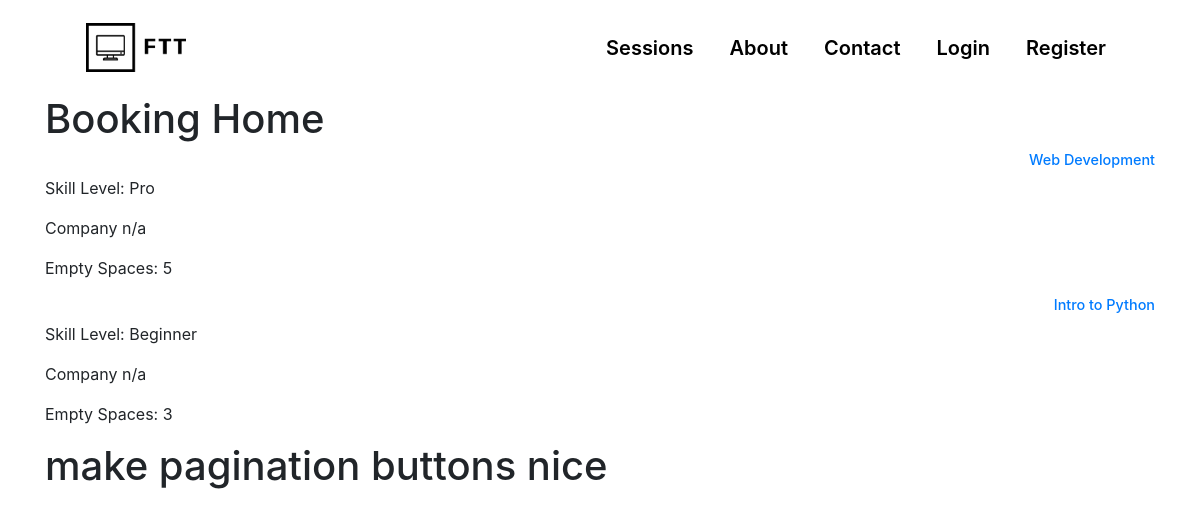
The app's page /bookings/, older data.
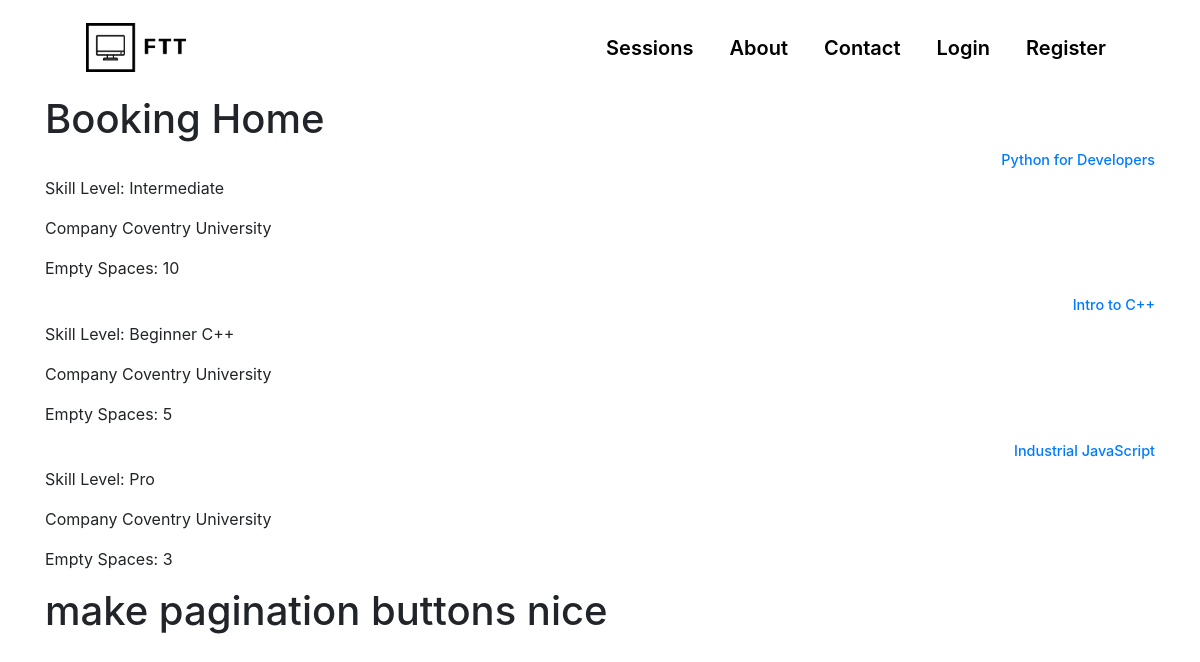
The same page, newer data.
### Bookings/models.py (models this page shows, shortened)
class Session(models.Model):
    skill = models.CharField(max_length = 100)
    description = models.TextField()
    spaces = models.IntegerField()
    title = models.CharField(max_length = 100)
    company = models.CharField(max_length = 100)
    teacher = models.ForeignKey(User, on_delete=models.CASCADE, default = 2) # foreign key user THIS WILL BE DELETED BECAUSE SESSION FK GOES IN USER
    logo = models.ImageField(default = 'python-19.png', upload_to='profile_pics', blank = False)

### Bookings/views.py (the view)
# urls.py: path('', SessionListView.as_view(), name='Bookings'), #replace with views.home
class SessionListView(ListView):
    model = Session
    template_name='Bookings/home.html' # what the browser looks for in class views
    context_object_name = 'session'
    ordering = ['-spaces'] # orders by descending spaces
    paginate_by = 4         #pagination

### Bookings/Templates/Bookings/home.html (shortened to what this page needs)
{% extends "Bookings/base.html" %}
{% load static %}
{% block css %}
<link rel="stylesheet" type="text/css" href="{% static 'Bookings/main.css' %}">
{% endblock css %}
{% block content %}
    <h1>Booking Home</h1>
    {% for class in session %}
        <h1><a href = "{% url 'details' class.id %}">{{ class.title}}</a></h1>
        <p>Skill Level: {{ class.skill }}</p>
        <p>Company {{ class.company }}</p>
        <p>Empty Spaces: {{ class.spaces }}</p>
    {% endfor %}
    <h1>make pagination buttons nice</h1>
{% endblock content %}

### Bookings/Templates/Bookings/base.html (shortened to what this page needs)
{% load static %}
<!DOCTYPE html>
<html>
<head>
  <link rel="stylesheet" type="text/css" href="{% static 'Bookings/main.css' %}">
  {% block css %}
  {% endblock %}
  <link rel="stylesheet" href="https://maxcdn.bootstrapcdn.com/bootstrap/4.3.1/css/bootstrap.min.css">
</head>
<body>
  <header>
    <nav class="navbar navbar-expand-lg">
      <a class="navbar-brand" href="{% url 'Home' %}">
        <img src="{% static 'image/logo_transparent.png' %}" class="d-inline-block align-top" alt=""
          style="width:120px;">
      </a>
      <div class=" collapse navbar-collapse" id="navbarNav">
        <ul class="navbar-nav">
          <li class="nav-item active">
            <a class="nav-link" href="{% url 'Bookings' %}">Sessions</a>
          </li>
          <li class="nav-item">
            <a class="nav-link" href="{% url 'About' %}">About</a>
          </li>
          <li class="nav-item">
            <a class="nav-link" href="{% url 'Contact' %}">Contact</a>
          </li>
          {% if user.is_authenticated %}
          <li class="nav-item">
            <a class="nav-link" href="{% url 'profile' %}">Profile</a>
          </li>
          <li class="nav-item">
            <a class="nav-link" href="{% url 'logout' %}">Logout</a>
          </li>
          {% else %}
          <li class="nav-item">
            <a class="nav-link" href="{% url 'login' %}">Login</a>
          </li>
          <li class="nav-item">
            <a class="nav-link" href="{% url 'register' %}">Register</a>
          </li>
          {% endif %}
        </ul>
      </div>
    </nav>
  </header>
  <div id="message", class="container">
    {% block content %}{% endblock %}
  </div>
</body>
</html>

### Bookings/static/Bookings/main.css (style rules this page uses)
* { margin: 0; padding: 0; border: 0; outline: 0; font-size: 100%; vertical-align: baseline; }
html { font-family: CircularBOLD, sans-serif; font-family: CircularBOOK, sans-serif; }
body { background-color: rgb(176, 141, 212); }
header { padding: 0 5%; }
nav { display: flex; flex-wrap: wrap; align-items: center; justify-content: space-between; padding: 15px; }
nav a { text-decoration: none; color: black; font-size: 20px; font-weight: 600; }
nav a img { padding: 10px; }
header .nav-item { padding: 10px; }
body { width: 100%; margin: 0 auto; overflow-x: hidden; }
a { display: block; text-align: right; text-decoration: none; color: #999; font-size: 0.9rem; transition: .3s; }

Row changes from the older to the newer data that the page shows:
removed Session: title "Web Development", skill "Pro", company "n/a", spaces "5"
removed Session: title "Intro to Python", skill "Beginner", company "n/a", spaces "3"
added Session: title "Python for Developers", skill "Intermediate", company "Coventry University", spaces "10"
added Session: title "Intro to C++", skill "Beginner C++", company "Coventry University", spaces "5"
added Session: title "Industrial JavaScript", skill "Pro", company "Coventry University", spaces "3"
